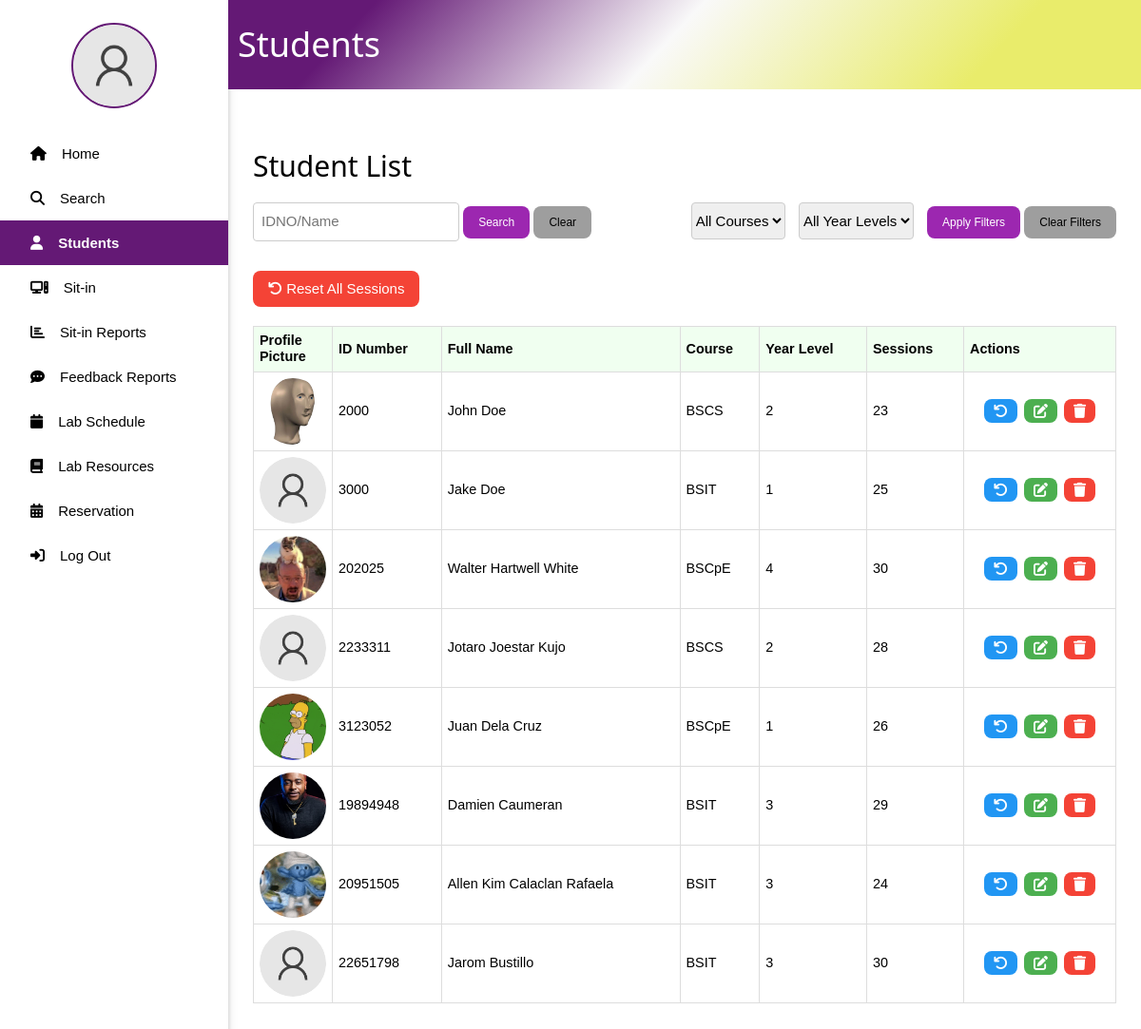
Screenshot of /list.php (signed in) with the database file from the repository.
### tables this page shows
CREATE TABLE `user` (
  `ID` int(11) NOT NULL,
  `IDNO` int(11) NOT NULL,
  `LASTNAME` varchar(30) NOT NULL,
  `FIRSTNAME` varchar(30) NOT NULL,
  `MIDDLENAME` varchar(30) DEFAULT NULL,
  `COURSE` varchar(30) NOT NULL,
  `YEAR_LEVEL` int(11) NOT NULL,
  `USERNAME` varchar(30) NOT NULL,
  `PASSWORD` varchar(255) NOT NULL,
  `PROFILE_PIC` varchar(255) NOT NULL DEFAULT 'images/default_pic.png',
  `SESSION_COUNT` int(11) DEFAULT 30,
  `POINTS` int(11) DEFAULT 0
);

### list.php (the view, shortened to what this page needs)
<?php
include 'connect.php';
$username = $_SESSION['user']['USERNAME'];
$sql_profile = "SELECT PROFILE_PIC FROM user WHERE USERNAME = ?";
$stmt_profile = $conn->prepare($sql_profile);
$stmt_profile->bind_param("s", $username);
$stmt_profile->execute();
$result_profile = $stmt_profile->get_result();
$user = $result_profile->fetch_assoc();
$sql_users = "SELECT IDNO, FIRSTNAME, MIDDLENAME, LASTNAME, COURSE, YEAR_LEVEL, PROFILE_PIC, SESSION_COUNT FROM user WHERE 1=1";
$filter_course = "";
$filter_year = "";
$search_term = "";
$result_users = $conn->query($sql_users);
$users = [];
if ($result_users->num_rows > 0) {
    while ($row = $result_users->fetch_assoc()) {
        $users[] = $row;
    }
}
?>
<!DOCTYPE html>
<html lang="en">
<head>
    <link rel="stylesheet" href="w3.css">
    <link rel="stylesheet" href="side_nav.css">
</head>
<body>
    <div class="w3-sidebar w3-bar-block w3-collapse w3-card w3-animate-left" style="width:20%;" id="mySidebar">
        <div class="profile w3-center w3-margin w3-padding">
            <?php
            $profile_pic = isset($user['PROFILE_PIC']) ? $user['PROFILE_PIC'] : 'images/default_pic.png';
            ?>
            <img src="<?php echo htmlspecialchars($profile_pic); ?>" alt="profile_pic" style="width: 90px; height:90px; border-radius: 50%; border: 2px solid rgba(100,25,117,1);">
        </div>
        <a href="admin.php" class="w3-bar-item w3-button"><i class="fa-solid fa-house w3-padding"></i><span>Home</span></a>
        <a href="#" onclick="document.getElementById('searchModal').style.display='block'" class="w3-bar-item w3-button"><i class="fa-solid fa-magnifying-glass w3-padding"></i><span>Search</span></a>
        <a href="list.php" class="w3-bar-item w3-button active"><i class="fa-solid fa-user w3-padding"></i><span>Students</span></a>
        <a href="currentSitin.php" class="w3-bar-item w3-button"><i class="fa-solid fa-computer w3-padding"></i><span>Sit-in</span></a>
        <a href="SitinReports.php" class="w3-bar-item w3-button"><i class="fa-solid fa-chart-bar w3-padding"></i><span>Sit-in Reports</span></a>
        <a href="feedback_reports.php" class="w3-bar-item w3-button"><i class="fa-solid fa-comment-dots w3-padding"></i><span>Feedback Reports</span></a>
        <a href="lab_schedule.php" class="w3-bar-item w3-button"><i class="fa-solid fa-calendar w3-padding"></i><span>Lab Schedule</span></a>
        <a href="lab_resources.php" class="w3-bar-item w3-button"><i class="fa-solid fa-book w3-padding"></i><span>Lab Resources</span></a>
        <a href="reservation_management.php" class="w3-bar-item w3-button"><i class="fa-solid fa-calendar-days w3-padding"></i><span>Reservation</span></a>
        <a href="logout.php" class="w3-bar-item w3-button"><i class="fa-solid fa-right-to-bracket w3-padding"></i><span>Log Out</span></a>
    </div>
    <div style="margin-left:20%; z-index: 1; position: relative;">
        <div class="title_page w3-container" style="display: flex; align-items: center;">
            <h1 style="margin-left: 10px; color: #ffff;">Students</h1>
        </div>
        <div class="w3-container" style="margin: 5% 10px;">
            <h2 class="w3-margin-bottom">Student List</h2>
            <div class="w3-row w3-margin-bottom">
                <div class="w3-col m6">
                    <form method="GET" class="w3-bar">
                        <input type="text" name="search" class="w3-input w3-border w3-round" style="width: auto; display: inline-block;" placeholder="IDNO/Name" value="<?php echo htmlspecialchars($search_term); ?>">
                        <button type="submit" class="w3-button w3-purple w3-round-large w3-small">Search</button>
                        <a href="list.php" class="w3-button w3-gray w3-round-large w3-small">Clear</a>
                    </form>
                </div>
                <div class="w3-col m6 w3-right-align">
                    <form method="GET" class="w3-bar">
                        <select name="filter_course" class="w3-select w3-border w3-round" style="width: auto; display: inline-block; margin-right: 10px;">
                            <option value="" <?php echo empty($filter_course) ? 'selected' : ''; ?>>All Courses</option>
                        </select>
                        <select name="filter_year" class="w3-select w3-border w3-round" style="width: auto; display: inline-block; margin-right: 10px;">
                            <option value="" <?php echo empty($filter_year) ? 'selected' : ''; ?>>All Year Levels</option>
                        </select>
                        <button type="submit" class="w3-button w3-purple w3-round-large w3-small">Apply Filters</button>
                        <a href="list.php" class="w3-button w3-gray w3-round-large w3-small">Clear Filters</a>
                    </form>
                </div>
            </div>
            <div class="w3-margin-bottom">
                <form method="POST" onsubmit="return confirm('Are you sure you want to reset the session count for ALL students?');">
                    <button type="submit" name="reset_all_sessions" class="w3-button w3-red w3-round-large">
                        <i class="fa-solid fa-arrow-rotate-left"></i> Reset All Sessions
                    </button>
                </form>
            </div>
            <table class="user-table">
                <thead>
                    <tr>
                        <th>Profile Picture</th>
                        <th>ID Number</th>
                        <th>Full Name</th>
                        <th>Course</th>
                        <th>Year Level</th>
                        <th>Sessions</th>
                        <th>Actions</th>
                    </tr>
                </thead>
                <tbody>
                    <?php if (count($users) > 0) : ?>
                        <?php foreach ($users as $user) : ?>
                            <tr>
                                <td>
                                    <img src="<?php echo htmlspecialchars($user['PROFILE_PIC'] ? $user['PROFILE_PIC'] : 'images/default_pic.png'); ?>" alt="User Profile">
                                </td>
                                <td><?php echo htmlspecialchars($user['IDNO']); ?></td>
                                <td><?php echo htmlspecialchars($user['FIRSTNAME'] . ' ' . $user['MIDDLENAME'] . ' ' . $user['LASTNAME']); ?></td>
                                <td><?php echo htmlspecialchars($user['COURSE']); ?></td>
                                <td><?php echo htmlspecialchars($user['YEAR_LEVEL']); ?></td>
                                <td><?php echo htmlspecialchars($user['SESSION_COUNT']); ?></td>
                                <td class="action-buttons">
                                    <div class="w3-bar">
                                        <form method="POST" style="display: inline-block;" onsubmit="return confirm('Are you sure you want to reset the session count for this user?');">
                                            <button type="submit" class="w3-button w3-blue w3-round-large w3-small" style="margin-right: 5px;" title="Reset Session">
                                                <i class="fa-solid fa-arrow-rotate-left"></i>
                                            </button>
                                        </form>
                                        <button class="w3-button w3-green w3-round-large w3-small" style="margin-right: 5px;" onclick="window.location.href='edit_user.php?id=<?php echo htmlspecialchars($user['IDNO']); ?>'" title="Edit User">
                                            <i class="fa-solid fa-edit"></i>
                                        </button>
                                        <form method="POST" style="display: inline-block;" onsubmit="return confirm('Are you sure you want to delete this user? This action cannot be undone.');">
                                            <button type="submit" class="w3-button w3-red w3-round-large w3-small" title="Delete User">
                                                <i class="fa-solid fa-trash"></i>
                                            </button>
                                        </form>
                                    </div>
                                </td>
                            </tr>
                        <?php endforeach; ?>
                    <?php else : ?>
                        <tr>
                            <td colspan="8">No users found.</td>
                        </tr>
                    <?php endif; ?>
                </tbody>
            </table>
        </div>
    </div>
</body>
</html>

### w3.css (style rules this page uses)
html { box-sizing:border-box }
*,*:before,*:after { box-sizing:inherit }
html { -ms-text-size-adjust:100%;-webkit-text-size-adjust:100% }
body { margin:0 }
a { background-color:transparent }
img { border-style:none }
button,input,select,textarea,optgroup { font:inherit;margin:0 }
button,input { overflow:visible }
button,select { text-transform:none }
button,[type=button],[type=reset],[type=submit] { -webkit-appearance:button }
html,body { font-family:Verdana,sans-serif;font-size:15px;line-height:1.5 }
html { overflow-x:hidden }
h1 { font-size:36px }
h2 { font-size:30px }
h1,h2,h3,h4,h5,h6 { font-family:"Segoe UI",Arial,sans-serif;font-weight:400;margin:10px 0 }
img { vertical-align:middle }
a { color:inherit }
.w3-btn,.w3-button { border:none;display:inline-block;padding:8px 16px;vertical-align:middle;overflow:hidden;text-decoration:none;color:inherit;background-color:inherit;text-align:center;cursor:pointer;white-space:nowrap }
.w3-btn,.w3-button { -webkit-touch-callout:none;-webkit-user-select:none;-khtml-user-select:none;-moz-user-select:none;-ms-user-select:none;user-select:none }
.w3-input { padding:8px;display:block;border:none;border-bottom:1px solid #ccc;width:100% }
.w3-select { padding:9px 0;width:100%;border:none;border-bottom:1px solid #ccc }
.w3-sidebar { height:100%;width:200px;background-color:#fff;position:fixed!important;z-index:1;overflow:auto }
.w3-bar { width:100%;overflow:hidden }
.w3-bar .w3-button { white-space:normal }
.w3-bar-block .w3-bar-item { width:100%;display:block;padding:8px 16px;text-align:left;border:none;white-space:normal;float:none;outline:0 }
.w3-container:after,.w3-container:before,.w3-panel:after,.w3-panel:before,.w3-row:after,.w3-row:before,.w3-row-padding:after,.w3-row-padding:before, .w3-cell-row:before,.w3-cell-row:after,.w3-clear:after,.w3-clear:before,.w3-bar:before,.w3-bar:after { content:"";display:table;clear:both }
.w3-col,.w3-half,.w3-third,.w3-twothird,.w3-threequarter,.w3-quarter { float:left;width:100% }
@media (min-width:601px) { .w3-col.m6,.w3-half { width:49.99999% } }
@media (min-width:993px) { .w3-sidebar.w3-collapse { display:block!important } }
.w3-round,.w3-round-medium { border-radius:4px }
.w3-round-large { border-radius:8px }
.w3-container,.w3-panel { padding:0.01em 16px }
.w3-card,.w3-card-2 { box-shadow:0 2px 5px 0 rgba(0,0,0,0.16),0 2px 10px 0 rgba(0,0,0,0.12) }
.w3-animate-left { position:relative;animation:animateleft 0.4s }
.w3-small { font-size:12px!important }
.w3-right-align { text-align:right!important }
.w3-center { text-align:center!important }
.w3-border { border:1px solid #ccc!important }
.w3-margin { margin:16px!important }
.w3-margin-bottom { margin-bottom:16px!important }
.w3-padding { padding:8px 16px!important }
.w3-blue,.w3-hover-blue:hover { color:#fff!important;background-color:#2196F3!important }
.w3-green,.w3-hover-green:hover { color:#fff!important;background-color:#4CAF50!important }
.w3-purple,.w3-hover-purple:hover { color:#fff!important;background-color:#9c27b0!important }
.w3-red,.w3-hover-red:hover { color:#fff!important;background-color:#f44336!important }
.w3-grey,.w3-hover-grey:hover,.w3-gray,.w3-hover-gray:hover { color:#000!important;background-color:#9e9e9e!important }

### side_nav.css (style rules this page uses)
.title_page { position: sticky; top: 0; z-index: 1000; padding: 10px 0; background: rgb(100,25,117); background: linear-gradient(133deg, rgba(100,25,117,1) 15%, rgba(249,249,249,1) 48%, rgba(233,236,107,1) 82%); }
.active { background-color:rgba(100,25,117,1); color: white; font-weight: bold; }

### list.php (style rules this page uses)
.user-table { width: 100%; border-collapse: collapse; margin-top: 20px; }
.user-table th, .user-table td { border: 1px solid #ddd; padding: 6px; text-align: left; font-size: 0.9em; }
.user-table td.action-buttons { width: 160px; white-space: nowrap; }
.user-table td.action-buttons .w3-bar { display: flex; justify-content: center; align-items: center; gap: 2px; }
.user-table td.action-buttons form { margin: 0; }
.user-table .w3-button { padding: 5px 10px; position: relative; }
.user-table .w3-button i { font-size: 15px; }
.user-table th { background-color: #f0fff0; }
.user-table img { width: 70px; height: 70px; border-radius: 50%; object-fit: cover; }
.user-table td:first-child { width: 40px; }
.user-table { line-height: 1.2; }
.w3-button { position: relative; }

### rows the page displays
user: PROFILE_PIC (picture), IDNO "2000", FIRSTNAME+MIDDLENAME+LASTNAME "John Doe", COURSE "BSCS", YEAR_LEVEL "2", SESSION_COUNT "23"
user: PROFILE_PIC (placeholder picture), IDNO "3000", FIRSTNAME+MIDDLENAME+LASTNAME "Jake Doe", COURSE "BSIT", YEAR_LEVEL "1", SESSION_COUNT "25"
user: PROFILE_PIC (picture), IDNO "202025", FIRSTNAME+MIDDLENAME+LASTNAME "Walter Hartwell White", COURSE "BSCpE", YEAR_LEVEL "4", SESSION_COUNT "30"
user: PROFILE_PIC (placeholder picture), IDNO "2233311", FIRSTNAME+MIDDLENAME+LASTNAME "Jotaro Joestar Kujo", COURSE "BSCS", YEAR_LEVEL "2", SESSION_COUNT "28"
user: PROFILE_PIC (picture), IDNO "3123052", FIRSTNAME+MIDDLENAME+LASTNAME "Juan Dela Cruz", COURSE "BSCpE", YEAR_LEVEL "1", SESSION_COUNT "26"
user: PROFILE_PIC (picture), IDNO "19894948", FIRSTNAME+MIDDLENAME+LASTNAME "Damien Caumeran", COURSE "BSIT", YEAR_LEVEL "3", SESSION_COUNT "29"
user: PROFILE_PIC (picture), IDNO "20951505", FIRSTNAME+MIDDLENAME+LASTNAME "Allen Kim Calaclan Rafaela", COURSE "BSIT", YEAR_LEVEL "3", SESSION_COUNT "24"
user: PROFILE_PIC (placeholder picture), IDNO "22651798", FIRSTNAME+MIDDLENAME+LASTNAME "Jarom Bustillo", COURSE "BSIT", YEAR_LEVEL "3", SESSION_COUNT "30"
